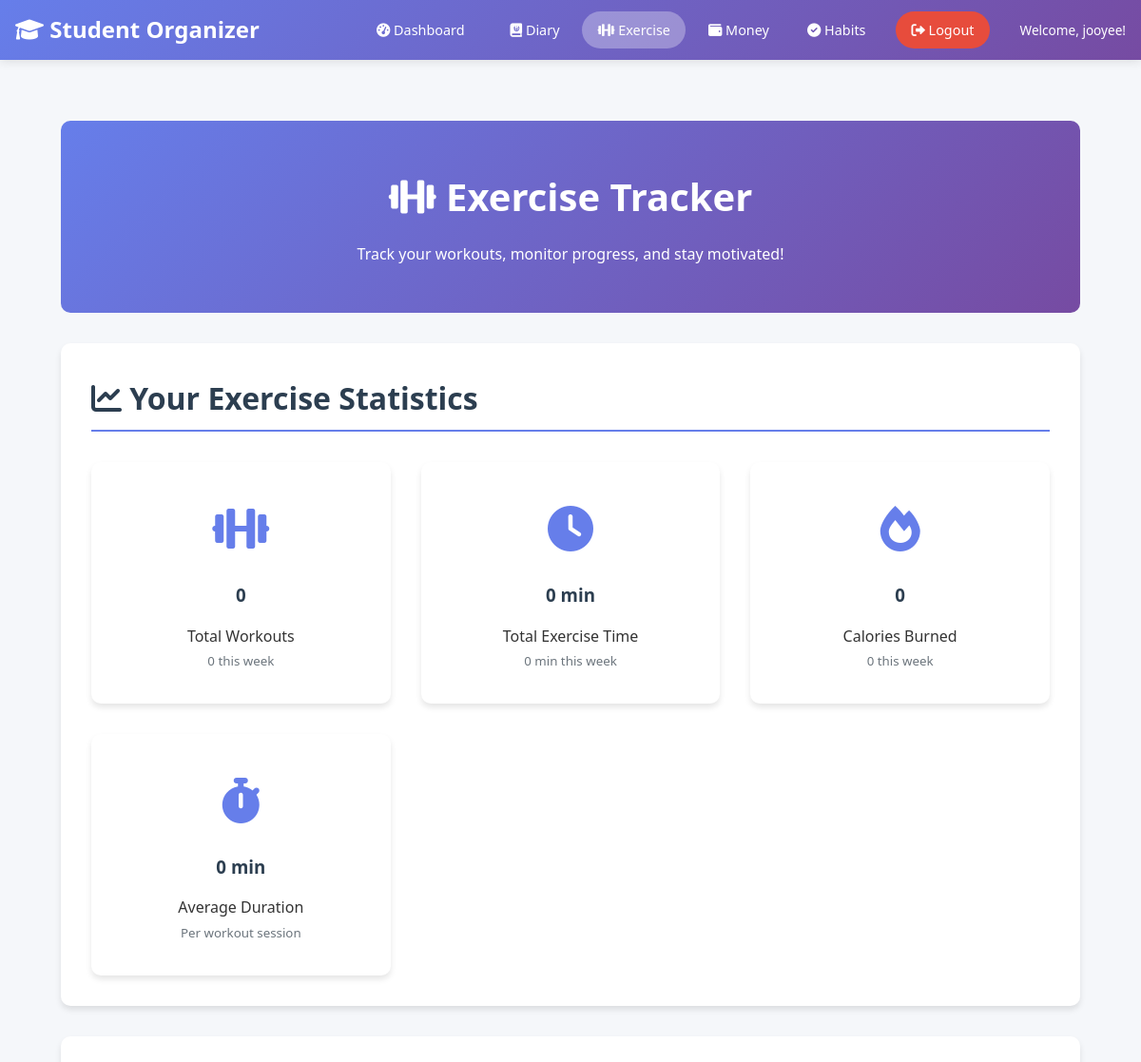
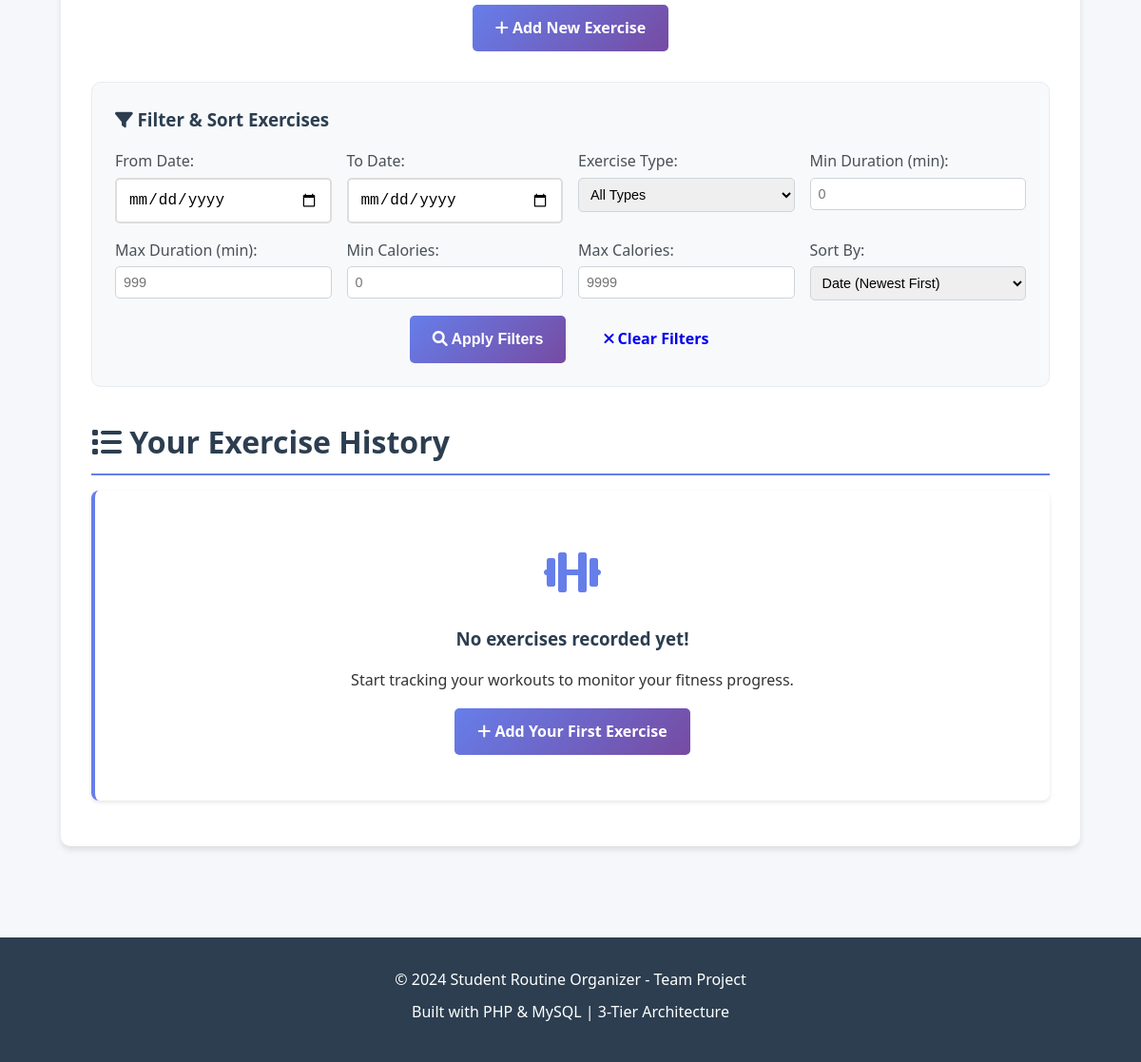
Before: /exercises/index.php (signed in) with the older database file (2 pictures, top to bottom).
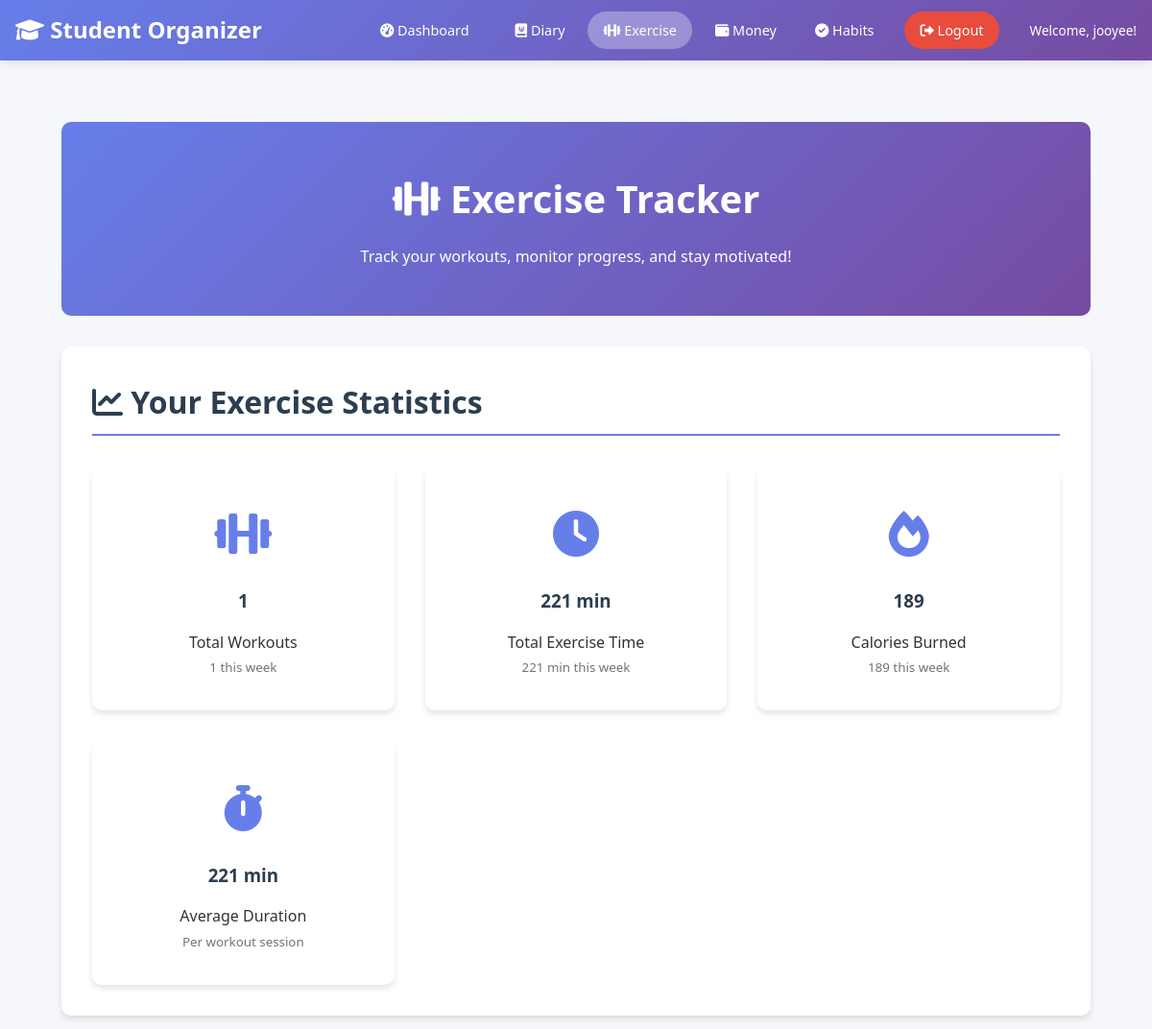
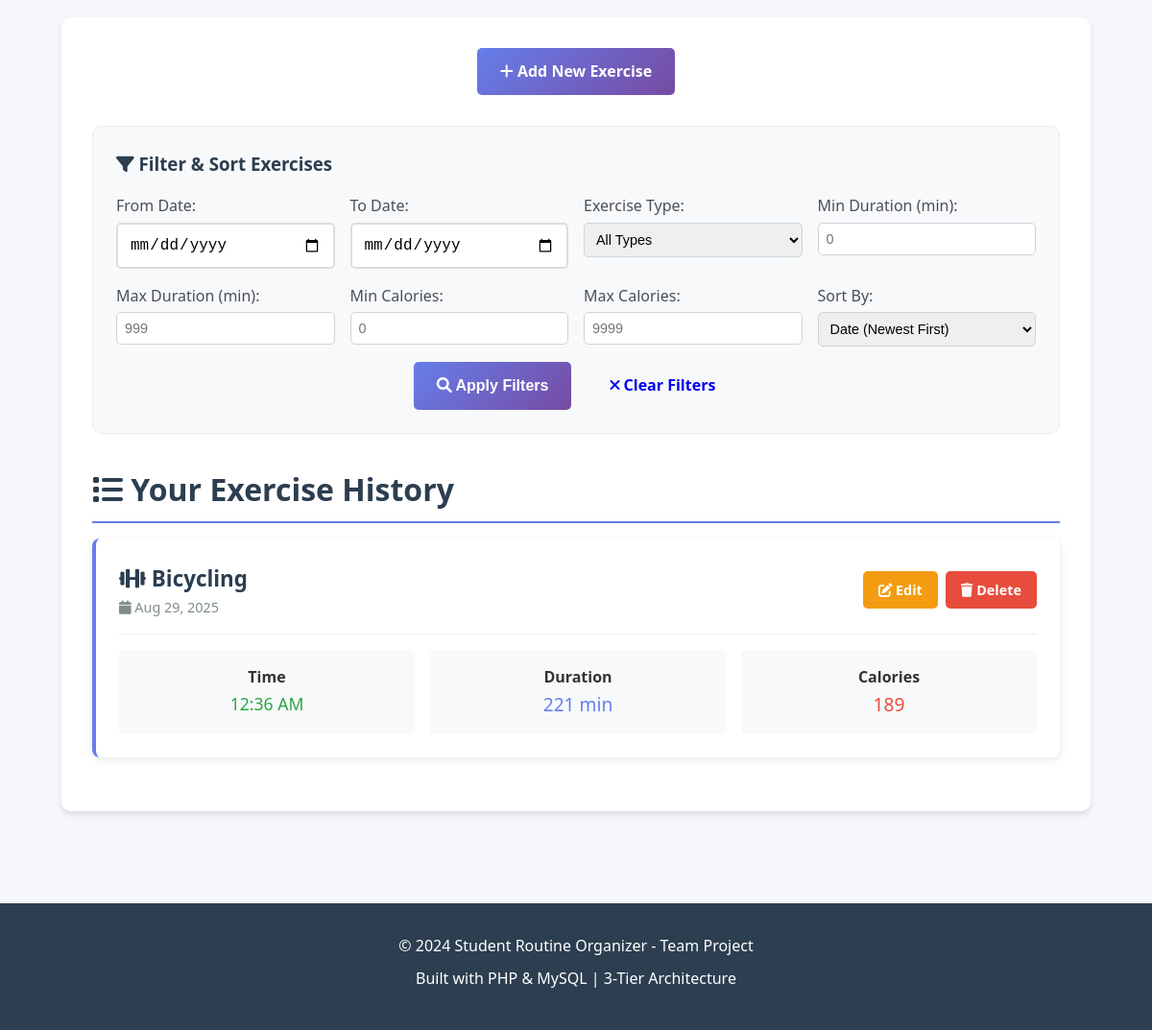
After: the same page with the newer database file (2 pictures, top to bottom).
### tables this page shows
CREATE TABLE `exercise_tracker` (
  `exercise_id` int(11) NOT NULL,
  `user_id` int(11) NOT NULL,
  `exercise_ref_id` int(11) DEFAULT NULL,
  `exercise_type` varchar(100) NOT NULL,
  `duration_minutes` int(11) NOT NULL,
  `calories_burned` int(11) NOT NULL,
  `exercise_date` date NOT NULL,
  `created_at` timestamp NOT NULL DEFAULT current_timestamp(),
  `updated_at` timestamp NOT NULL DEFAULT current_timestamp() ON UPDATE current_timestamp(),
  `exercise_time` time DEFAULT NULL,
  `notes` text DEFAULT NULL
);

### exercises/index.php (the view, shortened to what the changed rows need)
<?php
try {
    $db = new Database();
    $conn = $db->getConnection();
    $date_from = $_GET['date_from'] ?? '';
    $date_to = $_GET['date_to'] ?? '';
    $exercise_type_filter = $_GET['exercise_type'] ?? '';
    $min_duration = $_GET['min_duration'] ?? '';
    $max_duration = $_GET['max_duration'] ?? '';
    $min_calories = $_GET['min_calories'] ?? '';
    $max_calories = $_GET['max_calories'] ?? '';
    $sort_by = $_GET['sort_by'] ?? 'date_desc';
    $where_conditions = ["user_id = ?"];
    $params = [$_SESSION['user_id']];
    $order_by = "ORDER BY exercise_date DESC, created_at DESC";
    switch($sort_by) {
        case 'date_desc':
            $order_by = "ORDER BY exercise_date DESC, created_at DESC";
            break;
    }
    $where_clause = implode(' AND ', $where_conditions);
    $stmt = $conn->prepare("
        SELECT exercise_id, exercise_type, duration_minutes, calories_burned, exercise_date, created_at,
               exercise_time, notes
        FROM exercise_tracker
        WHERE $where_clause
        $order_by
    ");
    $stmt->execute($params);
    $exercises = $stmt->fetchAll(PDO::FETCH_ASSOC);
    $stmt = $conn->prepare("
        SELECT
            COUNT(*) as total_exercises,
            SUM(duration_minutes) as total_minutes,
            SUM(calories_burned) as total_calories,
            AVG(duration_minutes) as avg_duration
        FROM exercise_tracker
        WHERE user_id = ?
    ");
    $stmt->execute([$_SESSION['user_id']]);
    $stats = $stmt->fetch(PDO::FETCH_ASSOC);
    $stmt = $conn->prepare("
        SELECT
            COUNT(*) as week_exercises,
            SUM(duration_minutes) as week_minutes,
            SUM(calories_burned) as week_calories
        FROM exercise_tracker
        WHERE user_id = ? AND exercise_date >= DATE_SUB(CURDATE(), INTERVAL 7 DAY)
    ");
    $stmt->execute([$_SESSION['user_id']]);
    $week_stats = $stmt->fetch(PDO::FETCH_ASSOC);
} catch(Exception $e) {
    $error = "Error loading exercises: " . $e->getMessage();
}
?>
<!DOCTYPE html>
<html lang="en">
<head>
    <link rel="stylesheet" href="../css/style.css">
    <link href="https://cdnjs.cloudflare.com/ajax/libs/font-awesome/6.0.0/css/all.min.css" rel="stylesheet">
</head>
<body>
    <?php include '../includes/header.php'; ?>
    <main class="main-content">
        <div class="welcome-section">
            <h1><i class="fas fa-dumbbell"></i> Exercise Tracker</h1>
        </div>
        <div class="container">
            <h2><i class="fas fa-chart-line"></i> Your Exercise Statistics</h2>
            <div class="feature-grid">
                <div class="feature-card">
                    <div class="feature-icon"><i class="fas fa-dumbbell"></i></div>
                    <h3><?php echo $stats['total_exercises'] ?? 0; ?></h3>
                    <p>Total Workouts</p>
                    <small class="text-muted"><?php echo $week_stats['week_exercises'] ?? 0; ?> this week</small>
                </div>
                <div class="feature-card">
                    <div class="feature-icon"><i class="fas fa-clock"></i></div>
                    <h3><?php echo number_format($stats['total_minutes'] ?? 0); ?> min</h3>
                    <p>Total Exercise Time</p>
                    <small class="text-muted"><?php echo $week_stats['week_minutes'] ?? 0; ?> min this week</small>
                </div>
                <div class="feature-card">
                    <div class="feature-icon"><i class="fas fa-fire"></i></div>
                    <h3><?php echo number_format($stats['total_calories'] ?? 0); ?></h3>
                    <p>Calories Burned</p>
                    <small class="text-muted"><?php echo number_format($week_stats['week_calories'] ?? 0); ?> this week</small>
                </div>
                <div class="feature-card">
                    <div class="feature-icon"><i class="fas fa-stopwatch"></i></div>
                    <h3><?php echo round($stats['avg_duration'] ?? 0); ?> min</h3>
                    <p>Average Duration</p>
                    <small class="text-muted">Per workout session</small>
                </div>
            </div>
        </div>
        <div class="container">
            <h2><i class="fas fa-list"></i> Your Exercise History</h2>
            <?php if(empty($exercises)): ?>
                <div class="card" style="text-align: center; padding: 3rem;">
                    <div class="feature-icon"><i class="fas fa-dumbbell"></i></div>
                    <?php if(!empty($date_from) || !empty($date_to) || !empty($exercise_type_filter) ||
                             !empty($min_duration) || !empty($max_duration) || !empty($min_calories) || !empty($max_calories)): ?>
                        <h3>No exercises found matching your filters!</h3>
                        <p>Try adjusting your filter criteria or clear all filters to see all exercises.</p>
                        <a href="?" class="btn btn-secondary" style="margin-top: 1rem;">
                            <i class="fas fa-times"></i> Clear All Filters
                        </a>
                    <?php else: ?>
                        <h3>No exercises recorded yet!</h3>
                        <p>Start tracking your workouts to monitor your fitness progress.</p>
                        <a href="add_exercise.php" class="btn btn-primary" style="margin-top: 1rem;">
                            <i class="fas fa-plus"></i> Add Your First Exercise
                        </a>
                    <?php endif; ?>
                </div>
            <?php else: ?>
                <?php foreach($exercises as $exercise): ?>
                    <div class="entry-card">
                        <div class="entry-header">
                            <div>
                                <h3 class="entry-title">
                                    <i class="fas fa-dumbbell"></i> <?php echo htmlspecialchars($exercise['exercise_type']); ?>
                                </h3>
                                <div class="entry-meta">
                                    <span><i class="fas fa-calendar"></i> <?php echo date('M j, Y', strtotime($exercise['exercise_date'])); ?></span>
                                </div>
                            </div>
                            <div class="entry-actions">
                                <a href="edit_exercise.php?id=<?php echo $exercise['exercise_id']; ?>" class="btn btn-warning btn-small">
                                    <i class="fas fa-edit"></i> Edit
                                </a>
                                <a href="delete_exercise.php?id=<?php echo $exercise['exercise_id']; ?>"
                                   class="btn btn-danger btn-small"
                                   onclick="return confirm('Are you sure you want to delete this exercise record?')">
                                    <i class="fas fa-trash"></i> Delete
                                </a>
                            </div>
                        </div>
                        <div class="exercise-details">
                            <div style="display: grid; grid-template-columns: repeat(auto-fit, minmax(150px, 1fr)); gap: 1rem; margin-top: 1rem;">
                                <?php if($exercise['exercise_time']): ?>
                                <div style="background: #f8f9fa; padding: 1rem; border-radius: 5px; text-align: center;">
                                    <strong>Time</strong><br>
                                    <span style="color: #28a745; font-size: 1.1rem;"><?php echo date('g:i A', strtotime($exercise['exercise_time'])); ?></span>
                                </div>
                                <?php endif; ?>
                                <div style="background: #f8f9fa; padding: 1rem; border-radius: 5px; text-align: center;">
                                    <strong>Duration</strong><br>
                                    <span style="color: #667eea; font-size: 1.2rem;"><?php echo $exercise['duration_minutes']; ?> min</span>
                                </div>
                                <?php if($exercise['calories_burned']): ?>
                                <div style="background: #f8f9fa; padding: 1rem; border-radius: 5px; text-align: center;">
                                    <strong>Calories</strong><br>
                                    <span style="color: #e74c3c; font-size: 1.2rem;"><?php echo $exercise['calories_burned']; ?></span>
                                </div>
                                <?php endif; ?>
                            </div>
                        </div>
                    </div>
                <?php endforeach; ?>
            <?php endif; ?>
        </div>
    </main>
    <?php include '../includes/footer.php'; ?>
</body>
</html>

Changed rows visible on the page:
added exercise_tracker: exercise_type "Bicycling", exercise_date "Aug 29, 2025", exercise_time "12:36 AM", duration_minutes "221", calories_burned "189"
Other visible differences:
$stats['total_exercises']: "0" → "1"
$week_stats['week_exercises']: "0" → "1"
$stats['total_minutes']: "0" → "221"
$week_stats['week_minutes']: "0" → "221"
$stats['total_calories']: "0" → "189"
$week_stats['week_calories']: "0" → "189"
$stats['avg_duration']: "0" → "221"
text no longer shown: "No exercises recorded yet! Start tracking your workouts to monitor your fitness progress. Add Your First Exercise"
